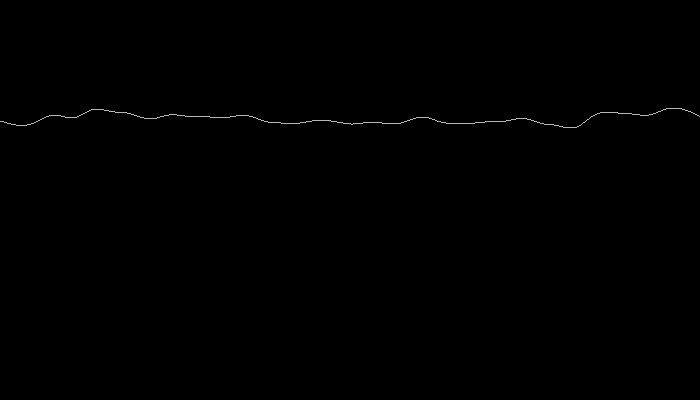
Frame 1 (no input)
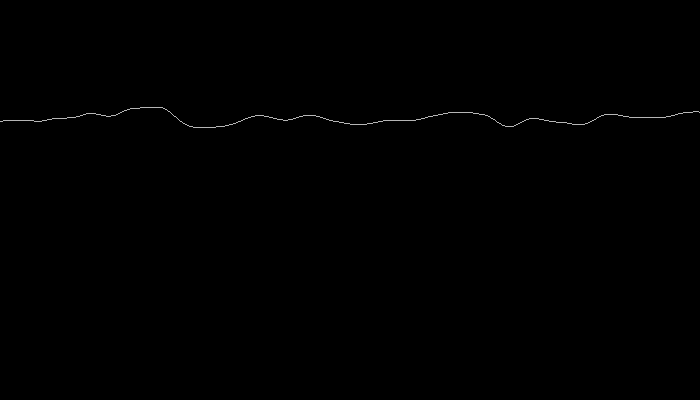
Frame 60 (the mouse pressed at the canvas centre just before this capture)
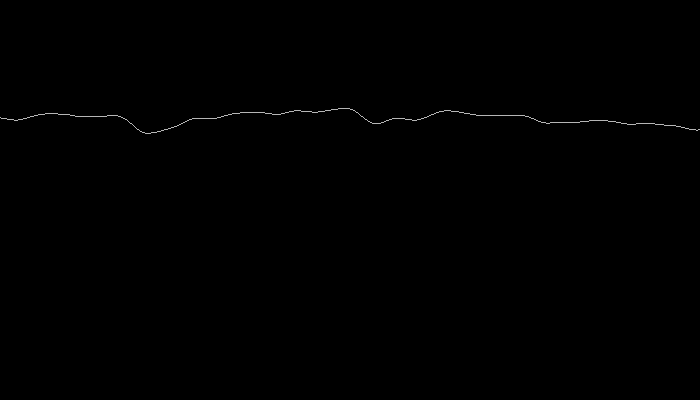
Frame 120 (the mouse held since frame 60 and released just before this capture)

The Processing sketch that drew these frames (run headless with seeded random() and noise(); from frame 60 on, the mouse is pressed at the canvas centre):

// Processing sketch: Beach_Waves
// ── Beach_Waves.pde
float off  = random(1000);
float step = random(0.01, 0.02);

void setup() {
  size(700, 400);
  noFill();
  stroke(255);
  noiseDetail(2);
}

void draw() {
  background(0);
  off -= step;

  for (int i = 0; i < width; i++) {
    float y = noise(off + i * 0.02, off - 0.001 * 0.02);
    point(i, y * 50 + 100);
  }
}
